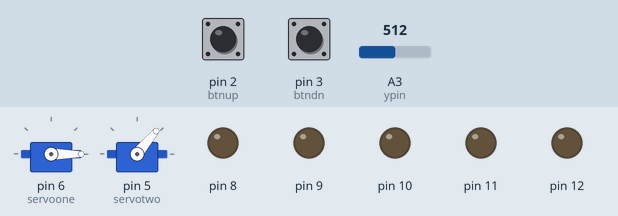
A sketch run on a simulated Arduino Uno, built with avr-gcc and run on an emulated ATmega328P. On the bench: 2 × servo, output pins drawn as LEDs (lit = HIGH). Inputs (shaded band) come from the test bench; at power-on: pin 2 (btnup) HIGH, pin 3 (btndn) HIGH, A3 (ypin) = 512.

Above: at 1.2 s.
1.3 s: pin 2 (btnup) pulled LOW for 0.15 s
At 2.4 s:
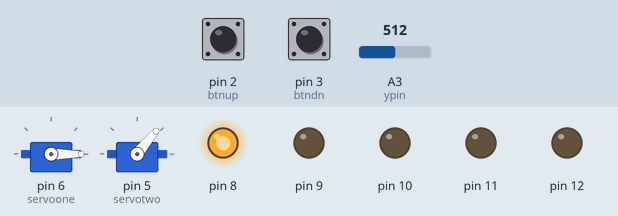
3.0 s: pin 2 (btnup) pulled LOW for 1 s
At 4.4 s:
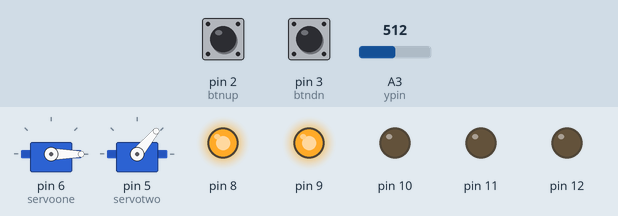
5.5 s: pin 3 (btndn) pulled LOW for 0.15 s
At 7.0 s:
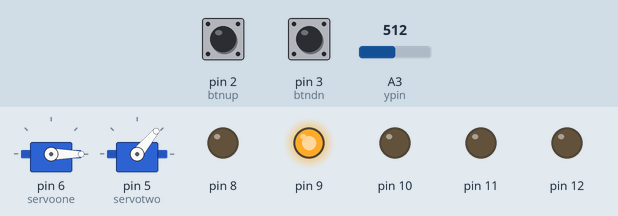
8.7 s: pin 2 (btnup) pulled LOW for 3.2 s
At 9.5 s:
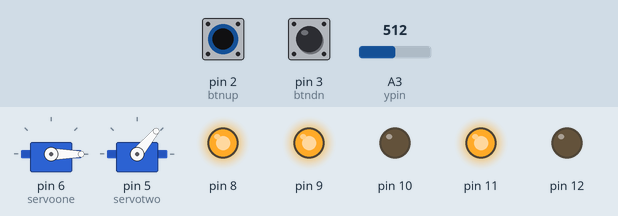
13.5 s: pin 3 (btndn) pulled LOW for 1 s
At 14.5 s:
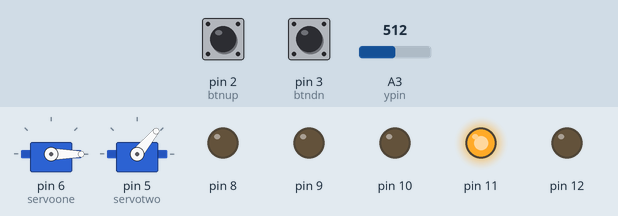
Timing chart, 0 to 16.5 s (numbered marks = the images above; inputs shaded):
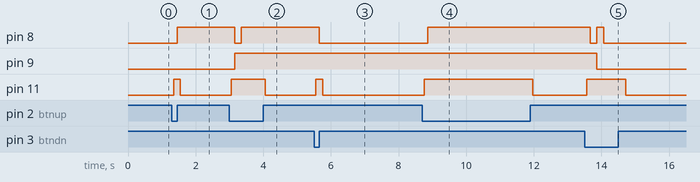

The sketch:

pedo_expSD_1st_arduino.ino
```cpp
/*
Developer - Parv Narang
*/

#include <Servo.h>

int btnup = 2;
int btndn = 3;
Servo servoone,servotwo;
int rtslct=0;
int ypin = A3;
int count1,count2,steps;
int reached=0;
int  btnprsup;
int  btnprsdn;
int sd1 = 11;
int sd2 = 12;
int sd3 = 13;
int btnprscntup;

void setup()
{
pinMode(btnup,INPUT_PULLUP);
pinMode(btndn,INPUT_PULLUP);

pinMode(8,OUTPUT);
pinMode(9,OUTPUT);
pinMode(10,OUTPUT);

pinMode(11,OUTPUT);
pinMode(12,OUTPUT);

Serial.begin(9600);
Serial.begin(9600);
servoone.attach(6);
servotwo.attach(5);

servoone.write(0);
servotwo.write(50);
}

void loop()
{
//Serial.println(analogRead(ypin));

/*Serial.print("\t");
Serial.println();
delay(100);*/

digitalWrite(11,0);
digitalWrite(12,0);
btnprsup= digitalRead(btnup);
btnprsdn= digitalRead(btndn);

if(btnprsup==0)
{
  digitalWrite(11,1);
  btnprscntup++;
  delay(100);

  if(btnprscntup>=3)
  {
    btnprscntup=3;
  }

}
if(btnprsdn==0)
{
  digitalWrite(11,1);
  btnprscntup--;
  delay(100);
  if(btnprscntup<=0)
  {
    btnprscntup=0;
  }
}
else
{

}

rtslct = btnprscntup;

if(rtslct>0)
{
  if(analogRead(ypin) >335)
  {
  count1=1;
  //Serial.println("\t foot up");
  }

  else
  {
  count2=1;
  //Serial.println("\t foot down");
  delay(5);
  }

if(count1==1 && count2==1)
  {
  steps++;
  count1=0;
  count2=0;
  //Serial.print("\t steps = ");
  //Serial.print("\t");
  Serial.print(steps);
  Serial.println();
  delay(1000);
  }
}

//Serial.println(rtslct);
//Serial.println(btnprsup);
//Serial.println(btnprsdn);

if(rtslct==0)
{
  digitalWrite(8,0);
  digitalWrite(9,0);
  digitalWrite(10,0);
 norouteselected();

}

else if(rtslct==1)
{
  digitalWrite(8,1);
  digitalWrite(9,0);
  digitalWrite(10,0);
          routehospital();
}


else if(rtslct==2)
{
  digitalWrite(8,0);
  digitalWrite(9,1);
  digitalWrite(10,0);
          routemarket();
}

else if(rtslct==3)
{
  digitalWrite(8,1);
  digitalWrite(9,1);
  digitalWrite(10,0);
          routetemple();
}


  delay(100);

}

void norouteselected()

{
          delay(50);
}

//Routes are assigned here manually where the blind person has to go
//In this case it is hospital, market and temple. You can add any route either to your room or any other place but just observing the steps in every case.

void routehospital()

{

 if(reached==0)
          {
         if(steps==5)
          {

          //Serial.println("Turn right");
          servoone.write(50);
          delay(150);
          servoone.write(0);
          delay(150);
          }

          else if(steps==10)
          {
          //Serial.println("Turn left !!!");
          servotwo.write(0);
          delay(150);
          servotwo.write(50);
          delay(150);
          }


          else if(steps==15)
          {
          //Serial.println("Turn right");
          servoone.write(50);
          delay(150);
          servoone.write(0);
          delay(150);
          }

          else if(steps==20)
          {
          //Serial.println("Reached Destination!!");
          servotwo.write(0);
          delay(150);
          servotwo.write(50);
          delay(150);
          reached=1;
          }
          }
}


void routemarket()

{

   if(reached==0)
          {
         if(steps==5)
          {
          //Serial.println("Turn right");
          servoone.write(50);
          delay(150);
          servoone.write(0);
          delay(150);
          }

          else if(steps==10)
          {
          //Serial.println("Turn left !!!");
          servotwo.write(0);
          delay(150);
          servotwo.write(50);
          delay(150);
          }

          else if(steps==15)
          {
          //Serial.println("Turn right");
          servoone.write(50);
          delay(150);
          servoone.write(0);
          delay(150);
          }

          else if(steps==20)
          {
          //Serial.println("Reached Destination!!");
          servotwo.write(0);
          delay(150);
          servotwo.write(50);
          delay(150);
          reached=1;
          }
          }

}


void routetemple()

{

     if(reached==0)
          {
         if(steps==5)
          {

          //Serial.println("Turn right");
          servoone.write(50);
          delay(150);
          servoone.write(0);
          delay(150);
          }

          else if(steps==10)
          {
          //Serial.println("Turn left !!!");
          servotwo.write(0);
          delay(150);
          servotwo.write(50);
          delay(150);
          }

          else if(steps==15)
          {
          //Serial.println("Turn right");
          servoone.write(50);
          delay(150);
          servoone.write(0);
          delay(150);
          }

          else if(steps==20)
          {
          //Serial.println("Reached Destination!!");
          servotwo.write(0);
          delay(150);
          servotwo.write(50);
          delay(150);
          reached=1;
          }
          }
}
```

Measured:
- after the input at 1.3 s, pin 8: LOW → HIGH after 0.15 s; pin 11: LOW → HIGH after 0.05 s, → LOW 0.20 s later
- after the input at 3.0 s, pin 8: HIGH → LOW after 0.15 s, → HIGH 0.20 s later; pin 9: LOW → HIGH after 0.15 s; pin 11: LOW → HIGH after 0.05 s, → LOW 1.0 s later
- after the input at 5.5 s, pin 8: HIGH → LOW after 0.16 s; pin 11: LOW → HIGH after 0.06 s, → LOW 0.20 s later
- after the input at 8.7 s, pin 8: LOW → HIGH after 0.16 s; pin 11: LOW → HIGH after 0.06 s, → LOW 3.2 s later
- after the input at 13.5 s, pin 8: HIGH → LOW after 0.17 s, → HIGH 0.20 s later, → LOW 0.20 s later; pin 9: HIGH → LOW after 0.37 s; pin 11: LOW → HIGH after 0.07 s, → LOW 1.2 s later
